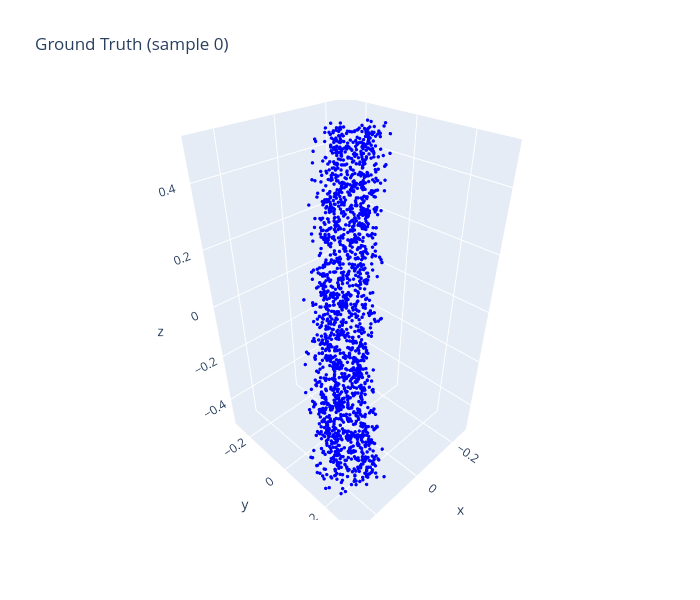
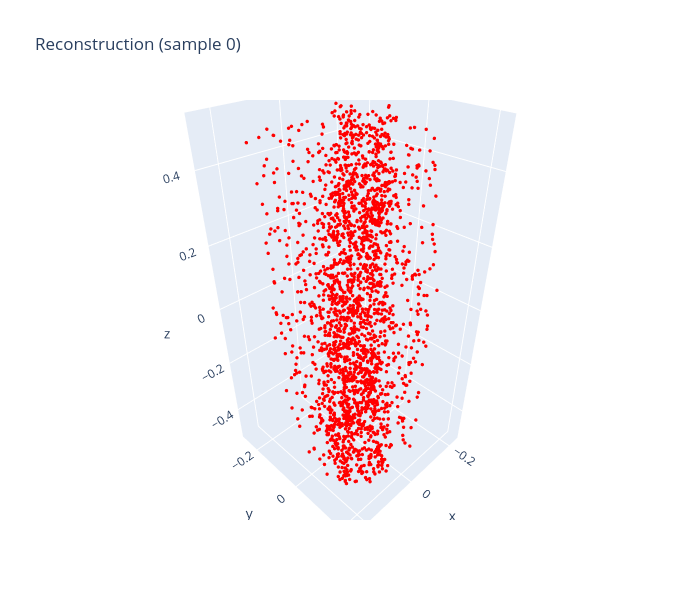

These figures' notebook cell, in order:
### Code cell
## Reconstruction Visualization - Ground Truth vs Prediction

sample_idx = 0  # <-- change this to visualize different samples

model.eval()
with torch.no_grad():
    sample = train_dataset[sample_idx]
    query_points = sample['query_points'].unsqueeze(0).to(device)
    occ_gt = sample['occupancy'].unsqueeze(0).to(device)
    
    inputs = torch.empty(query_points.size(0), 0, device=device)
    c = model.encode_inputs(inputs)
    q_z = model.infer_z(query_points, occ_gt, c)
    z = q_z.rsample()
    logits = model.decode(query_points, z, c).logits
    occ_pred = torch.sigmoid(logits)

occ_gt_np = occ_gt.squeeze().cpu().numpy()
occ_pred_np = occ_pred.squeeze().cpu().numpy()
query_points_np = query_points.squeeze().cpu().numpy()

# Use adaptive threshold based on quantiles
gt_threshold = np.quantile(occ_gt_np, 0.5)
pred_threshold = np.quantile(occ_pred_np, 0.5)

gt_mask = occ_gt_np > gt_threshold
pred_mask = occ_pred_np > pred_threshold

print(f"Sample idx: {sample_idx}")
print(f"GT threshold: {gt_threshold:.4f}, GT points: {gt_mask.sum()}")
print(f"Pred threshold: {pred_threshold:.4f}, Pred points: {pred_mask.sum()}")

# Ground Truth Plot
fig1 = go.Figure(data=[go.Scatter3d(x=query_points_np[gt_mask, 0], y=query_points_np[gt_mask, 1], 
                                     z=query_points_np[gt_mask, 2], mode='markers',
                                     marker=dict(size=2, color='blue'))])
fig1.update_layout(title=f'Ground Truth (sample {sample_idx})', scene_aspectmode='data', width=700, height=600)
fig1.show()

# Reconstruction Plot
fig2 = go.Figure(data=[go.Scatter3d(x=query_points_np[pred_mask, 0], y=query_points_np[pred_mask, 1], 
                                     z=query_points_np[pred_mask, 2], mode='markers',
                                     marker=dict(size=2, color='red'))])
fig2.update_layout(title=f'Reconstruction (sample {sample_idx})', scene_aspectmode='data', width=700, height=600)
fig2.show()

### Figure 1 — Plotly figure (JSON) as saved in the notebook; plotly's stock layout.template omitted (floating-point values rounded to 4 significant figures; data arrays with more than 128 entries replaced by an {"elided": "..."} marker saying what was removed)
{"data": [{"marker": {"color": "blue", "size": 2}, "mode": "markers", "type": "scatter3d", "x": {"elided": "5000 float values"}, "y": {"elided": "5000 float values"}, "z": {"elided": "5000 float values"}}], "layout": {"height": 600, "scene": {"aspectmode": "data"}, "title": {"text": "Ground Truth (sample 0)"}, "width": 700}}

### Figure 2 — Plotly figure (JSON) as saved in the notebook; plotly's stock layout.template omitted (floating-point values rounded to 4 significant figures; data arrays with more than 128 entries replaced by an {"elided": "..."} marker saying what was removed)
{"data": [{"marker": {"color": "red", "size": 2}, "mode": "markers", "type": "scatter3d", "x": {"elided": "5000 float values"}, "y": {"elided": "5000 float values"}, "z": {"elided": "5000 float values"}}], "layout": {"height": 600, "scene": {"aspectmode": "data"}, "title": {"text": "Reconstruction (sample 0)"}, "width": 700}}
